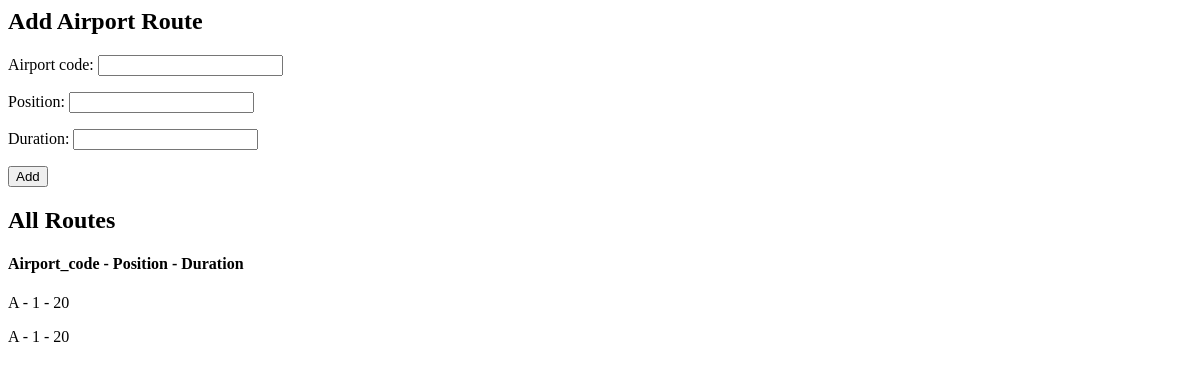
/, run on an earlier commit of the app's database.
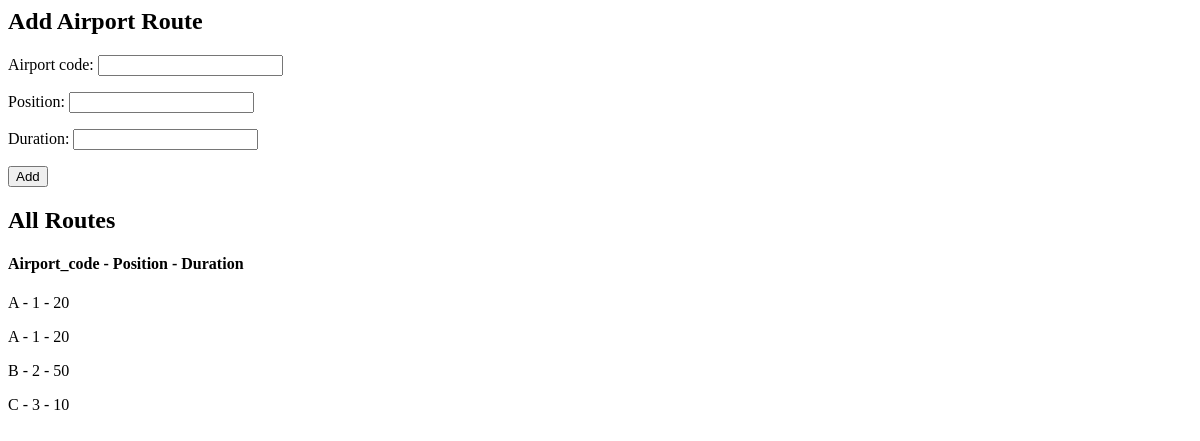
And on a later commit of the database.
### airport/models.py (models this page shows, shortened)
class AirportRoute(models.Model):
    airport_code = models.CharField(max_length=10)
    position = models.IntegerField()
    duration = models.IntegerField()

### airport/views.py (the view)
# urls.py: path('', views.add_route, name='add_route'),  #frontpage shows add_route
def add_route(request):
    if request.method == "POST":
        form = AirportRouteForm(request.POST)    #import form skeleton from form
        if form.is_valid():  #check valid
            form.save()
            return redirect('add_route')  # redirected to again add route
    else:
        form = AirportRouteForm()
    route=list(AirportRoute.objects.all().order_by('airport_code'))
    return render(request, 'routes/add_route.html', {'form': form, 'route':route})  #pass the form value add_route.html

### airport/form.py
class AirportRouteForm(forms.ModelForm):
    class Meta:
        model = AirportRoute
        fields = ['airport_code', 'position', 'duration']

### airport/templates/routes/add_route.html (shortened to what this page needs)
<h2>Add Airport Route</h2>
<form method="POST">
  {{ form.as_p }}
  <button type="submit">Add</button>
</form>
{% if route %}
<h2>All Routes</h2>
 <h4> Airport_code - Position - Duration</h4>
{% for r in route %}
  <p>{{ r.airport_code }} - {{r.position}} - {{ r.duration }}</p>
  {% endfor %}
{% endif %}

What changed in the data, as far as the page shows it:
added AirportRoute: airport_code "B", position "2", duration "50"
added AirportRoute: airport_code "C", position "3", duration "10"
